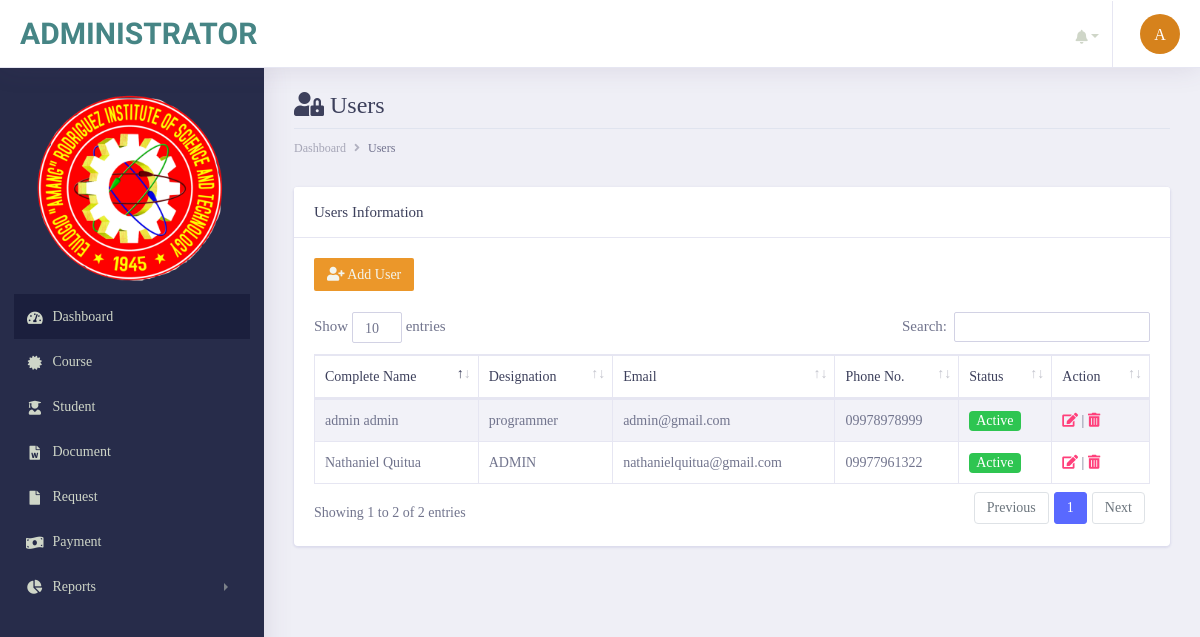
The app's page /admin/documents/users.php (signed in) with its own data.
### tables this page shows
CREATE TABLE `tbl_usermanagement` (
  `user_id` int(11) NOT NULL,
  `complete_name` varchar(255) NOT NULL,
  `desgination` varchar(255) NOT NULL,
  `email_address` varchar(255) NOT NULL,
  `phone_number` varchar(255) NOT NULL,
  `username` varchar(255) NOT NULL,
  `password` varchar(255) NOT NULL,
  `status` text NOT NULL,
  `role` varchar(255) NOT NULL
);

### admin/init/model/class_model.php (called while the page is built, shortened)
<?php
	class class_model{
		public $host = db_host;
		public $user = db_user;
		public $pass = db_pass;
		public $dbname = db_name;
		public $conn;
		private function connect(){
			$this->conn = new mysqli($this->host, $this->user, $this->pass, $this->dbname);
		}
	    public function fetchAll_user(){
            $sql = "SELECT * FROM  tbl_usermanagement";
				$stmt = $this->conn->prepare($sql);
				$stmt->execute();
				$result = $stmt->get_result();
		        $data = array();
		         while ($row = $result->fetch_assoc()) {
		                   $data[] = $row;
		            }
		         return $data;
		  }
	}
?>

### admin/documents/users.php (the view, shortened to what this page needs)
       <?php include('main_header/header.php');?>
         <?php include('left_sidebar/sidebar.php');?>
        <div class="dashboard-wrapper">
            <div class="container-fluid  dashboard-content">
                <div class="row">
                    <div class="col-xl-12 col-lg-12 col-md-12 col-sm-12 col-12">
                        <div class="page-header">
                             <h2 class="pageheader-title"><i class="fa fa-fw fa-user-lock"></i> Users </h2>
                            <div class="page-breadcrumb">
                                <nav aria-label="breadcrumb">
                                    <ol class="breadcrumb">
                                        <li class="breadcrumb-item"><a href="#" class="breadcrumb-link">Dashboard</a></li>
                                        <li class="breadcrumb-item active" aria-current="page">Users</li>
                                    </ol>
                                </nav>
                            </div>
                        </div>
                    </div>
                </div>
                    <div class="row">
                        <div class="col-xl-12 col-lg-12 col-md-12 col-sm-12 col-12">
                            <div class="card">
                                <h5 class="card-header">Users Information</h5>
                                <div class="card-body">
                                    <div class="table-responsive">
                                        <a href="add-user.php" class="btn btn-sm" style="background-color:rgb(235, 151, 42) !important;
                                        color: rgb(243, 245, 238) !important;"><i class="fa fa-fw fa-user-plus"></i> Add User</a><br><br>
                                        <table class="table table-striped table-bordered first">
                                            <thead>
                                                <tr>
                                                    <th scope="col">Complete Name</th>
                                                    <th scope="col">Designation</th>
                                                    <th scope="col">Email</th>
                                                    <th scope="col">Phone No.</th>
                                                    <th scope="col">Status</th>
                                                    <th scope="col">Action</th>
                                                </tr>
                                            </thead>
                                            <tbody>
                                             <?php
                                                $conn = new class_model();
                                                $user = $conn->fetchAll_user();
                                               ?>
                                               <?php foreach ($user as $row) { ?>
                                                <tr>
                                                    <td><?= $row['complete_name']; ?></td>
                                                    <td><?= $row['desgination']; ?></td>
                                                    <td><?= $row['email_address']; ?></td>
                                                    <td><?= $row['phone_number']; ?></td>
                                                    <td>
                                                     <?php
                                                      if($row['status'] === 'Active'){
                                                         echo '<span class="badge bg-success text-white">Active</span>';
                                                         }else if($row['status'] === 'Inactive'){
                                                         echo '<span class="badge bg-danger text-white">Inactive</span>';
                                                       }
                                                      ?>
                                                    </td>
                                                    <td class="align-right">
                                                        <a href="edit-user.php?user=<?= $row['user_id']; ?>&full-name=<?php echo $row['complete_name']; ?>" class="text-secondary font-weight-bold text-xs" data-toggle="tooltip" data-original-title="Edit user">
                                                          <i class="fa fa-edit"></i>
                                                        </a> |
                                                        <a href="javascript:;" data-id="<?= $row['user_id']; ?>" class="text-secondary font-weight-bold text-xs delete" data-toggle="tooltip" data-original-title="Edit user">
                                                          <i class="fa fa-trash-alt"></i>
                                                        </a>
                                                      </td>
                                                </tr>
                                             <?php } ?>
                                            </tbody>
                                        </table>
                                    </div>
                                </div>
                            </div>
                        </div>
                    </div>
            </div>
        </div>
    </div>
</body>
</html>

### records on screen
tbl_usermanagement: complete_name "admin admin", desgination "programmer", email_address "admin@gmail.com", phone_number "09978978999", status "Active"
tbl_usermanagement: complete_name "Nathaniel Quitua", desgination "ADMIN", email_address "nathanielquitua@gmail.com", phone_number "09977961322", status "Active"
